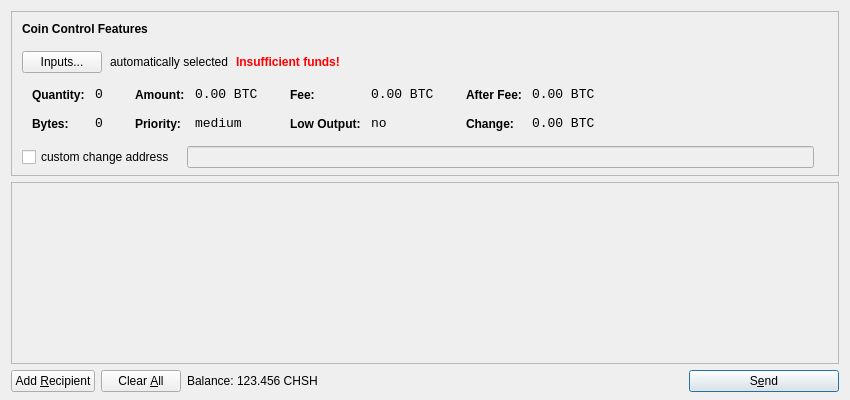
<?xml version="1.0" encoding="UTF-8"?>
<ui version="4.0">
 <class>SendCoinsDialog</class>
 <widget class="QDialog" name="SendCoinsDialog">
  <property name="geometry">
   <rect>
    <x>0</x>
    <y>0</y>
    <width>850</width>
    <height>400</height>
   </rect>
  </property>
  <property name="windowTitle">
   <string>Send Coins</string>
  </property>
  <layout class="QVBoxLayout" name="verticalLayout" stretch="0,1,0">
   <property name="bottomMargin">
    <number>8</number>
   </property>
   <item>
    <widget class="QFrame" name="frameCoinControl">
     <property name="sizePolicy">
      <sizepolicy hsizetype="Expanding" vsizetype="Expanding">
       <horstretch>0</horstretch>
       <verstretch>0</verstretch>
      </sizepolicy>
     </property>
     <property name="maximumSize">
      <size>
       <width>16777215</width>
       <height>16777215</height>
      </size>
     </property>
     <property name="frameShape">
      <enum>QFrame::StyledPanel</enum>
     </property>
     <property name="frameShadow">
      <enum>QFrame::Sunken</enum>
     </property>
     <layout class="QVBoxLayout" name="verticalLayoutCoinControl2">
      <property name="spacing">
       <number>-1</number>
      </property>
      <property name="leftMargin">
       <number>0</number>
      </property>
      <property name="topMargin">
       <number>0</number>
      </property>
      <property name="rightMargin">
       <number>0</number>
      </property>
      <property name="bottomMargin">
       <number>6</number>
      </property>
      <item>
       <layout class="QVBoxLayout" name="verticalLayoutCoinControl" stretch="0,0,0,0,1">
        <property name="spacing">
         <number>0</number>
        </property>
        <property name="leftMargin">
         <number>10</number>
        </property>
        <property name="topMargin">
         <number>10</number>
        </property>
        <item>
         <layout class="QHBoxLayout" name="horizontalLayoutCoinControl1">
          <property name="bottomMargin">
           <number>15</number>
          </property>
          <item>
           <widget class="QLabel" name="labelCoinControlFeatures">
            <property name="sizePolicy">
             <sizepolicy hsizetype="Preferred" vsizetype="Maximum">
              <horstretch>0</horstretch>
              <verstretch>0</verstretch>
             </sizepolicy>
            </property>
            <property name="font">
             <font>
              <weight>75</weight>
              <bold>true</bold>
             </font>
            </property>
            <property name="styleSheet">
             <string notr="true">font-weight:bold;</string>
            </property>
            <property name="text">
             <string>Coin Control Features</string>
            </property>
           </widget>
          </item>
         </layout>
        </item>
        <item>
         <layout class="QHBoxLayout" name="horizontalLayoutCoinControl2" stretch="0,0,0,0">
          <property name="spacing">
           <number>8</number>
          </property>
          <property name="bottomMargin">
           <number>10</number>
          </property>
          <item>
           <widget class="QPushButton" name="pushButtonCoinControl">
            <property name="styleSheet">
             <string notr="true"/>
            </property>
            <property name="text">
             <string>Inputs...</string>
            </property>
           </widget>
          </item>
          <item>
           <widget class="QLabel" name="labelCoinControlAutomaticallySelected">
            <property name="text">
             <string>automatically selected</string>
            </property>
            <property name="margin">
             <number>5</number>
            </property>
           </widget>
          </item>
          <item>
           <widget class="QLabel" name="labelCoinControlInsuffFunds">
            <property name="font">
             <font>
              <weight>75</weight>
              <bold>true</bold>
             </font>
            </property>
            <property name="styleSheet">
             <string notr="true">color:red;font-weight:bold;</string>
            </property>
            <property name="text">
             <string>Insufficient funds!</string>
            </property>
            <property name="margin">
             <number>5</number>
            </property>
           </widget>
          </item>
          <item>
           <spacer name="horizontalSpacerCoinControl">
            <property name="orientation">
             <enum>Qt::Horizontal</enum>
            </property>
            <property name="sizeHint" stdset="0">
             <size>
              <width>40</width>
              <height>1</height>
             </size>
            </property>
           </spacer>
          </item>
         </layout>
        </item>
        <item>
         <widget class="QWidget" name="widgetCoinControl" native="true">
          <property name="sizePolicy">
           <sizepolicy hsizetype="Preferred" vsizetype="Preferred">
            <horstretch>0</horstretch>
            <verstretch>0</verstretch>
           </sizepolicy>
          </property>
          <property name="minimumSize">
           <size>
            <width>0</width>
            <height>0</height>
           </size>
          </property>
          <property name="styleSheet">
           <string notr="true"/>
          </property>
          <layout class="QHBoxLayout" name="horizontalLayoutCoinControl5">
           <property name="margin">
            <number>0</number>
           </property>
           <item>
            <layout class="QHBoxLayout" name="horizontalLayoutCoinControl3" stretch="0,0,0,1">
             <property name="spacing">
              <number>20</number>
             </property>
             <property name="topMargin">
              <number>0</number>
             </property>
             <property name="bottomMargin">
              <number>10</number>
             </property>
             <item>
              <layout class="QFormLayout" name="formLayoutCoinControl1">
               <property name="horizontalSpacing">
                <number>10</number>
               </property>
               <property name="verticalSpacing">
                <number>14</number>
               </property>
               <property name="leftMargin">
                <number>10</number>
               </property>
               <property name="topMargin">
                <number>4</number>
               </property>
               <property name="rightMargin">
                <number>6</number>
               </property>
               <item row="0" column="0">
                <widget class="QLabel" name="labelCoinControlQuantityText">
                 <property name="styleSheet">
                  <string notr="true">font-weight:bold;</string>
                 </property>
                 <property name="text">
                  <string>Quantity:</string>
                 </property>
                 <property name="margin">
                  <number>0</number>
                 </property>
                </widget>
               </item>
               <item row="0" column="1">
                <widget class="QLabel" name="labelCoinControlQuantity">
                 <property name="font">
                  <font>
                   <family>Monospace</family>
                   <pointsize>10</pointsize>
                  </font>
                 </property>
                 <property name="cursor">
                  <cursorShape>IBeamCursor</cursorShape>
                 </property>
                 <property name="contextMenuPolicy">
                  <enum>Qt::ActionsContextMenu</enum>
                 </property>
                 <property name="text">
                  <string notr="true">0</string>
                 </property>
                 <property name="margin">
                  <number>0</number>
                 </property>
                 <property name="textInteractionFlags">
                  <set>Qt::LinksAccessibleByMouse|Qt::TextSelectableByKeyboard|Qt::TextSelectableByMouse</set>
                 </property>
                </widget>
               </item>
               <item row="1" column="0">
                <widget class="QLabel" name="labelCoinControlBytesText">
                 <property name="styleSheet">
                  <string notr="true">font-weight:bold;</string>
                 </property>
                 <property name="text">
                  <string>Bytes:</string>
                 </property>
                </widget>
               </item>
               <item row="1" column="1">
                <widget class="QLabel" name="labelCoinControlBytes">
                 <property name="font">
                  <font>
                   <family>Monospace</family>
                   <pointsize>10</pointsize>
                  </font>
                 </property>
                 <property name="cursor">
                  <cursorShape>IBeamCursor</cursorShape>
                 </property>
                 <property name="contextMenuPolicy">
                  <enum>Qt::ActionsContextMenu</enum>
                 </property>
                 <property name="text">
                  <string notr="true">0</string>
                 </property>
                 <property name="textInteractionFlags">
                  <set>Qt::LinksAccessibleByMouse|Qt::TextSelectableByKeyboard|Qt::TextSelectableByMouse</set>
                 </property>
                </widget>
               </item>
              </layout>
             </item>
             <item>
              <layout class="QFormLayout" name="formLayoutCoinControl2">
               <property name="horizontalSpacing">
                <number>10</number>
               </property>
               <property name="verticalSpacing">
                <number>14</number>
               </property>
               <property name="leftMargin">
                <number>6</number>
               </property>
               <property name="topMargin">
                <number>4</number>
               </property>
               <property name="rightMargin">
                <number>6</number>
               </property>
               <item row="0" column="0">
                <widget class="QLabel" name="labelCoinControlAmountText">
                 <property name="styleSheet">
                  <string notr="true">font-weight:bold;</string>
                 </property>
                 <property name="text">
                  <string>Amount:</string>
                 </property>
                 <property name="margin">
                  <number>0</number>
                 </property>
                </widget>
               </item>
               <item row="0" column="1">
                <widget class="QLabel" name="labelCoinControlAmount">
                 <property name="font">
                  <font>
                   <family>Monospace</family>
                   <pointsize>10</pointsize>
                  </font>
                 </property>
                 <property name="cursor">
                  <cursorShape>IBeamCursor</cursorShape>
                 </property>
                 <property name="contextMenuPolicy">
                  <enum>Qt::ActionsContextMenu</enum>
                 </property>
                 <property name="text">
                  <string notr="true">0.00 BTC</string>
                 </property>
                 <property name="textInteractionFlags">
                  <set>Qt::LinksAccessibleByMouse|Qt::TextSelectableByKeyboard|Qt::TextSelectableByMouse</set>
                 </property>
                </widget>
               </item>
               <item row="1" column="0">
                <widget class="QLabel" name="labelCoinControlPriorityText">
                 <property name="styleSheet">
                  <string notr="true">font-weight:bold;</string>
                 </property>
                 <property name="text">
                  <string>Priority:</string>
                 </property>
                </widget>
               </item>
               <item row="1" column="1">
                <widget class="QLabel" name="labelCoinControlPriority">
                 <property name="font">
                  <font>
                   <family>Monospace</family>
                   <pointsize>10</pointsize>
                  </font>
                 </property>
                 <property name="cursor">
                  <cursorShape>IBeamCursor</cursorShape>
                 </property>
                 <property name="contextMenuPolicy">
                  <enum>Qt::ActionsContextMenu</enum>
                 </property>
                 <property name="text">
                  <string>medium</string>
                 </property>
                 <property name="textInteractionFlags">
                  <set>Qt::LinksAccessibleByMouse|Qt::TextSelectableByKeyboard|Qt::TextSelectableByMouse</set>
                 </property>
                </widget>
               </item>
              </layout>
             </item>
             <item>
              <layout class="QFormLayout" name="formLayoutCoinControl3">
               <property name="horizontalSpacing">
                <number>10</number>
               </property>
               <property name="verticalSpacing">
                <number>14</number>
               </property>
               <property name="leftMargin">
                <number>6</number>
               </property>
               <property name="topMargin">
                <number>4</number>
               </property>
               <property name="rightMargin">
                <number>6</number>
               </property>
               <item row="0" column="0">
                <widget class="QLabel" name="labelCoinControlFeeText">
                 <property name="styleSheet">
                  <string notr="true">font-weight:bold;</string>
                 </property>
                 <property name="text">
                  <string>Fee:</string>
                 </property>
                 <property name="margin">
                  <number>0</number>
                 </property>
                </widget>
               </item>
               <item row="0" column="1">
                <widget class="QLabel" name="labelCoinControlFee">
                 <property name="font">
                  <font>
                   <family>Monospace</family>
                   <pointsize>10</pointsize>
                  </font>
                 </property>
                 <property name="cursor">
                  <cursorShape>IBeamCursor</cursorShape>
                 </property>
                 <property name="contextMenuPolicy">
                  <enum>Qt::ActionsContextMenu</enum>
                 </property>
                 <property name="text">
                  <string notr="true">0.00 BTC</string>
                 </property>
                 <property name="textInteractionFlags">
                  <set>Qt::LinksAccessibleByMouse|Qt::TextSelectableByKeyboard|Qt::TextSelectableByMouse</set>
                 </property>
                </widget>
               </item>
               <item row="1" column="0">
                <widget class="QLabel" name="labelCoinControlLowOutputText">
                 <property name="styleSheet">
                  <string notr="true">font-weight:bold;</string>
                 </property>
                 <property name="text">
                  <string>Low Output:</string>
                 </property>
                </widget>
               </item>
               <item row="1" column="1">
                <widget class="QLabel" name="labelCoinControlLowOutput">
                 <property name="font">
                  <font>
                   <family>Monospace</family>
                   <pointsize>10</pointsize>
                  </font>
                 </property>
                 <property name="cursor">
                  <cursorShape>IBeamCursor</cursorShape>
                 </property>
                 <property name="contextMenuPolicy">
                  <enum>Qt::ActionsContextMenu</enum>
                 </property>
                 <property name="text">
                  <string>no</string>
                 </property>
                 <property name="textInteractionFlags">
                  <set>Qt::LinksAccessibleByMouse|Qt::TextSelectableByKeyboard|Qt::TextSelectableByMouse</set>
                 </property>
                </widget>
               </item>
              </layout>
             </item>
             <item>
              <layout class="QFormLayout" name="formLayoutCoinControl4">
               <property name="horizontalSpacing">
                <number>10</number>
               </property>
               <property name="verticalSpacing">
                <number>14</number>
               </property>
               <property name="leftMargin">
                <number>6</number>
               </property>
               <property name="topMargin">
                <number>4</number>
               </property>
               <property name="rightMargin">
                <number>6</number>
               </property>
               <item row="0" column="0">
                <widget class="QLabel" name="labelCoinControlAfterFeeText">
                 <property name="styleSheet">
                  <string notr="true">font-weight:bold;</string>
                 </property>
                 <property name="text">
                  <string>After Fee:</string>
                 </property>
                 <property name="margin">
                  <number>0</number>
                 </property>
                </widget>
               </item>
               <item row="0" column="1">
                <widget class="QLabel" name="labelCoinControlAfterFee">
                 <property name="font">
                  <font>
                   <family>Monospace</family>
                   <pointsize>10</pointsize>
                  </font>
                 </property>
                 <property name="cursor">
                  <cursorShape>IBeamCursor</cursorShape>
                 </property>
                 <property name="contextMenuPolicy">
                  <enum>Qt::ActionsContextMenu</enum>
                 </property>
                 <property name="text">
                  <string notr="true">0.00 BTC</string>
                 </property>
                 <property name="textInteractionFlags">
                  <set>Qt::LinksAccessibleByMouse|Qt::TextSelectableByKeyboard|Qt::TextSelectableByMouse</set>
                 </property>
                </widget>
               </item>
               <item row="1" column="0">
                <widget class="QLabel" name="labelCoinControlChangeText">
                 <property name="styleSheet">
                  <string notr="true">font-weight:bold;</string>
                 </property>
                 <property name="text">
                  <string>Change:</string>
                 </property>
                </widget>
               </item>
               <item row="1" column="1">
                <widget class="QLabel" name="labelCoinControlChange">
                 <property name="font">
                  <font>
                   <family>Monospace</family>
                   <pointsize>10</pointsize>
                  </font>
                 </property>
                 <property name="cursor">
                  <cursorShape>IBeamCursor</cursorShape>
                 </property>
                 <property name="contextMenuPolicy">
                  <enum>Qt::ActionsContextMenu</enum>
                 </property>
                 <property name="text">
                  <string notr="true">0.00 BTC</string>
                 </property>
                 <property name="textInteractionFlags">
                  <set>Qt::LinksAccessibleByMouse|Qt::TextSelectableByKeyboard|Qt::TextSelectableByMouse</set>
                 </property>
                </widget>
               </item>
              </layout>
             </item>
            </layout>
           </item>
          </layout>
         </widget>
        </item>
        <item>
         <layout class="QHBoxLayout" name="horizontalLayoutCoinControl4" stretch="0,0,0">
          <property name="spacing">
           <number>12</number>
          </property>
          <property name="sizeConstraint">
           <enum>QLayout::SetDefaultConstraint</enum>
          </property>
          <property name="topMargin">
           <number>5</number>
          </property>
          <property name="rightMargin">
           <number>5</number>
          </property>
          <item>
           <widget class="QCheckBox" name="checkBoxCoinControlChange">
            <property name="text">
             <string>custom change address</string>
            </property>
           </widget>
          </item>
          <item>
           <widget class="QLineEdit" name="lineEditCoinControlChange">
            <property name="enabled">
             <bool>false</bool>
            </property>
            <property name="sizePolicy">
             <sizepolicy hsizetype="Expanding" vsizetype="Fixed">
              <horstretch>0</horstretch>
              <verstretch>0</verstretch>
             </sizepolicy>
            </property>
           </widget>
          </item>
          <item>
           <widget class="QLabel" name="labelCoinControlChangeLabel">
            <property name="sizePolicy">
             <sizepolicy hsizetype="Preferred" vsizetype="Expanding">
              <horstretch>0</horstretch>
              <verstretch>0</verstretch>
             </sizepolicy>
            </property>
            <property name="minimumSize">
             <size>
              <width>0</width>
              <height>0</height>
             </size>
            </property>
            <property name="text">
             <string/>
            </property>
            <property name="margin">
             <number>3</number>
            </property>
           </widget>
          </item>
         </layout>
        </item>
        <item>
         <spacer name="verticalSpacerCoinControl">
          <property name="orientation">
           <enum>Qt::Vertical</enum>
          </property>
          <property name="sizeHint" stdset="0">
           <size>
            <width>800</width>
            <height>1</height>
           </size>
          </property>
         </spacer>
        </item>
       </layout>
      </item>
     </layout>
    </widget>
   </item>
   <item>
    <widget class="QScrollArea" name="scrollArea">
     <property name="widgetResizable">
      <bool>true</bool>
     </property>
     <widget class="QWidget" name="scrollAreaWidgetContents">
      <property name="geometry">
       <rect>
        <x>0</x>
        <y>0</y>
        <width>830</width>
        <height>165</height>
       </rect>
      </property>
      <layout class="QVBoxLayout" name="verticalLayout_2">
       <property name="margin">
        <number>0</number>
       </property>
       <item>
        <layout class="QVBoxLayout" name="entries">
         <property name="spacing">
          <number>6</number>
         </property>
        </layout>
       </item>
       <item>
        <spacer name="verticalSpacer">
         <property name="orientation">
          <enum>Qt::Vertical</enum>
         </property>
         <property name="sizeHint" stdset="0">
          <size>
           <width>20</width>
           <height>40</height>
          </size>
         </property>
        </spacer>
       </item>
      </layout>
     </widget>
    </widget>
   </item>
   <item>
    <layout class="QHBoxLayout" name="horizontalLayout">
     <item>
      <widget class="QPushButton" name="addButton">
       <property name="toolTip">
        <string>Send to multiple recipients at once</string>
       </property>
       <property name="text">
        <string>Add &amp;Recipient</string>
       </property>
       <property name="icon">
        <iconset resource="../bitcoin.qrc">
         <normaloff>:/icons/add</normaloff>:/icons/add</iconset>
       </property>
       <property name="autoDefault">
        <bool>false</bool>
       </property>
      </widget>
     </item>
     <item>
      <widget class="QPushButton" name="clearButton">
       <property name="sizePolicy">
        <sizepolicy hsizetype="Minimum" vsizetype="Fixed">
         <horstretch>0</horstretch>
         <verstretch>0</verstretch>
        </sizepolicy>
       </property>
       <property name="toolTip">
        <string>Remove all transaction fields</string>
       </property>
       <property name="text">
        <string>Clear &amp;All</string>
       </property>
       <property name="icon">
        <iconset resource="../bitcoin.qrc">
         <normaloff>:/icons/remove</normaloff>:/icons/remove</iconset>
       </property>
       <property name="autoRepeatDelay">
        <number>300</number>
       </property>
       <property name="autoDefault">
        <bool>false</bool>
       </property>
      </widget>
     </item>
     <item>
      <layout class="QHBoxLayout" name="horizontalLayout_2">
       <property name="spacing">
        <number>3</number>
       </property>
       <item>
        <widget class="QLabel" name="label">
         <property name="text">
          <string>Balance:</string>
         </property>
        </widget>
       </item>
       <item>
        <widget class="QLabel" name="labelBalance">
         <property name="cursor">
          <cursorShape>IBeamCursor</cursorShape>
         </property>
         <property name="text">
          <string>123.456 CHSH</string>
         </property>
         <property name="textInteractionFlags">
          <set>Qt::LinksAccessibleByMouse|Qt::TextSelectableByKeyboard|Qt::TextSelectableByMouse</set>
         </property>
        </widget>
       </item>
      </layout>
     </item>
     <item>
      <spacer name="horizontalSpacer">
       <property name="orientation">
        <enum>Qt::Horizontal</enum>
       </property>
       <property name="sizeHint" stdset="0">
        <size>
         <width>40</width>
         <height>20</height>
        </size>
       </property>
      </spacer>
     </item>
     <item>
      <widget class="QPushButton" name="sendButton">
       <property name="minimumSize">
        <size>
         <width>150</width>
         <height>0</height>
        </size>
       </property>
       <property name="toolTip">
        <string>Confirm the send action</string>
       </property>
       <property name="text">
        <string>S&amp;end</string>
       </property>
       <property name="icon">
        <iconset resource="../bitcoin.qrc">
         <normaloff>:/icons/send</normaloff>:/icons/send</iconset>
       </property>
       <property name="default">
        <bool>true</bool>
       </property>
      </widget>
     </item>
    </layout>
   </item>
  </layout>
 </widget>
 <resources>
  <include location="../bitcoin.qrc"/>
 </resources>
 <connections/>
</ui>
